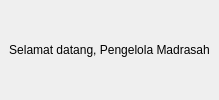
<?xml version="1.0" encoding="UTF-8"?>
<ui version="4.0">
 <class>HomeMadrasah</class>
 <widget class="QMainWindow" name="HomeMadrasah">
  <property name="windowTitle">
   <string>Dashboard Madrasah</string>
  </property>
  <widget class="QWidget" name="centralwidget">
   <layout class="QVBoxLayout" name="verticalLayout">
    <item>
     <widget class="QLabel" name="labelWelcome">
      <property name="text">
       <string>Selamat datang, Pengelola Madrasah</string>
      </property>
      <property name="alignment">
       <set>Qt::AlignCenter</set>
      </property>
     </widget>
    </item>
   </layout>
  </widget>
 </widget>
 <resources/>
 <connections/>
</ui>
